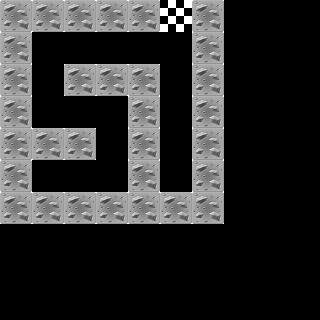

Rendered tile map (Tiled .tmx) drawn with the repository's tilesets; below, a short description and the full map source, tile grids included:
An orthogonal 10x10 tile map with 32x32 px tiles, 1 tile layer (Kachelebene 1), 3 tilesets.

<map version="1.0" tiledversion="2018.07.13" orientation="orthogonal" renderorder="right-down" width="10" height="10" tilewidth="32" tileheight="32" infinite="0" nextlayerid="33" nextobjectid="1">
 <tileset firstgid="1" name="rocky01" tilewidth="32" tileheight="32" tilecount="1" columns="1">
  <image source="wall_1.png" width="32" height="32" />
  <tile id="0">
   <properties>
    <property name="Wand" value="" />
   </properties>
  </tile>
 </tileset>
 <tileset firstgid="0" name="BodenStadt" tilewidth="32" tileheight="32" tilecount="1" columns="1">
  <image source="floor_city.png" width="32" height="32" />
 </tileset>
 <tileset firstgid="2" name="FinishFlag" tilewidth="32" tileheight="32" tilecount="1" columns="1">
   <image source="finish_flag.png" width="32" height="32" />
   <tile id="0">
    <properties>
     <property name="Ziel" value="" />
    </properties>
   </tile>
  </tileset>
 <layer id="32" name="Kachelebene 1" width="7" height="7">
  <data encoding="csv">1,1,1,1,1,2,1,
1,0,0,0,0,0,1,
1,0,1,1,1,0,1,
1,0,0,0,1,0,1,
1,1,1,0,1,0,1,
1,0,0,0,1,0,1,
1,1,1,1,1,1,1,
</data>
 </layer>
</map>
